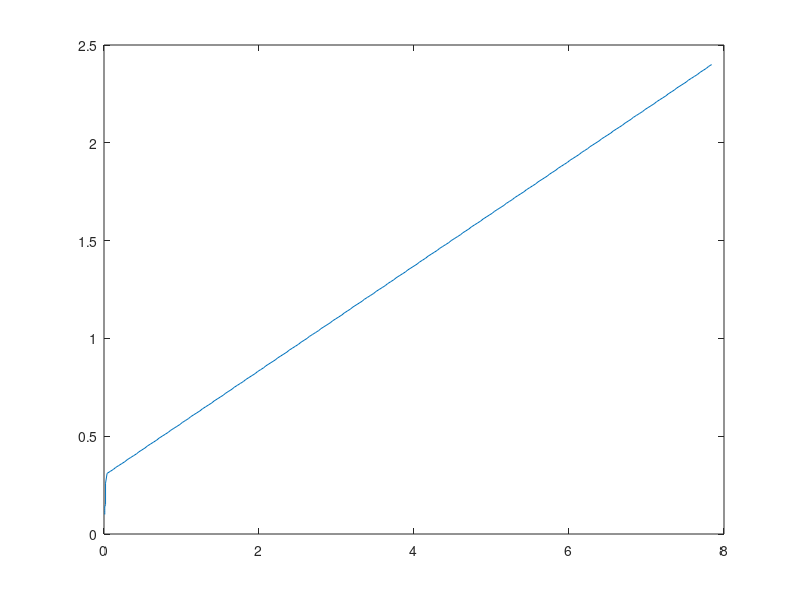

Here is the MATLAB script that generated this plot:
clear

SenVert = 30;
MountAngle = 0; %+ve clockwise
Gamma = 0.1;

Alpha = ((SenVert/2) + MountAngle)*(pi/180);
Beta = ((SenVert/2) - MountAngle)*(pi/180);

% DistanceHi = linspace(0.1,200,3999); %increment 50mm
% DistanceHi = linspace(0.1,20,399); %increment 50mm
DistanceHi = linspace(0,20,2001); %increment 10mm
DistanceHiT = transpose(DistanceHi);

% ZPos = linspace(0.1,2.4,461); %increment 5mm
ZPos = linspace(0.1,2.4,231); %increment 10mm
ZPosT = transpose(ZPos);

% ObjDistance = linspace(0.1,2,461);
ObjHeightPersep = 0.3;

% ZPos = 0.5;
% ix = zeros(399,461);
tic
for s = 1:size(ZPos,2)
    y1(:,s) = -tan(Beta)*DistanceHiT + ZPos(s);
    y2(:,s) = tan(Alpha)*DistanceHiT + ZPos(s);
    g(:,s) = 0*DistanceHiT;
    obj = linspace(0,ObjHeightPersep,50);

    xv = [0 max(DistanceHiT) max(DistanceHiT) 0]';
    yv = [ZPos(s) min(y1(:,s)) max(y2(:,s)) ZPos(s)]';

    for i = 1:size(DistanceHiT,1)
        xq = DistanceHiT(i)*ones(size(obj));
        yq = obj;
        [in,on] = inpolygon(xq,yq,xv,yv);
        inObj = yq(in);
    
        if norm(inObj) > 0
            Obj(i) = inObj(1);
            ZPosObjf(i) = ZPos(s);
            dist(i) = DistanceHiT(i);
            break
        else
            Obj(i) = NaN;
            ZPosObjf(i) = NaN;
            dist(i) = NaN;
        end
        
    end
    
    DistObj(s) = dist(end);
    ZPosObj(s) = ZPosObjf(end);
    
% %     xq = DistanceHiT;
%     xq = ObjDistance(s)*ones(size(obj));
% %     yq = g(:,s);
%     yq = obj;
% 
%     [in,on] = inpolygon(xq,yq,xv,yv);
% 
% %     inGnd = xq(in);
% %     Gnd(s) = inGnd(1);
% 
%     inObj = yq(in);
%     
%     if norm(inObj) > 0
%     	Obj(s) = inObj(1);
%         ZPosObj(s) = ZPos(s);
%         dist(s) = DistanceHiT(s);
%     else
%         Obj(s) = NaN;
%         ZPosObj(s) = NaN;
%         dist(s) = NaN;
%     end
%     Obj(s) = inObj(1);
end
toc

% d = size(DistanceHiT,1);
% z = size(ZPos,2);
% 
% i(d,z) = intersect(round(y1,2),round(g,3));
% i = intersect(round(y1,3),round(g,3))

% plot(DistanceHiT,y1,DistanceHiT,y2,DistanceHiT,g)
% plot(Obj,ZPos)
plot(DistObj,ZPosObj)
% hold on
% % h = refline([0 -ZPos - min(ZPos)]); 
% 
% intersect(y1,g)